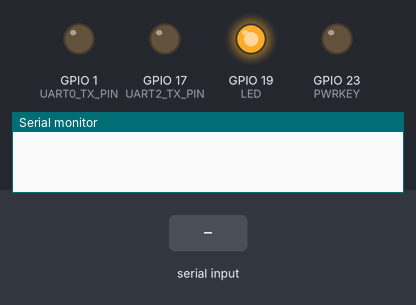
Bench run of a program on a simulated ESP32. Parts: output pins drawn as LEDs (lit = HIGH), the last lines printed to the serial monitor. The inputs (shaded band) are chosen by the test bench.

Above: at 0.1 s.
At 4.1 s:
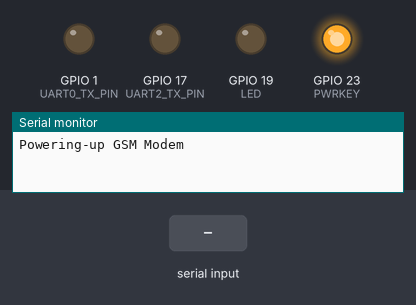
At 5.2 s:
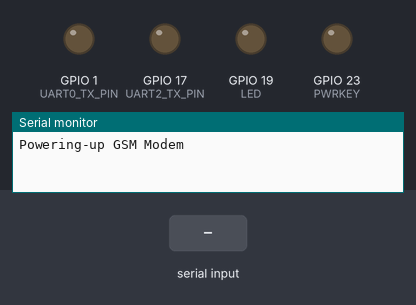
5.3 s: "1" received over the second serial link
Timing chart, 0 to 8.3 s (numbered marks = the images above; inputs shaded):
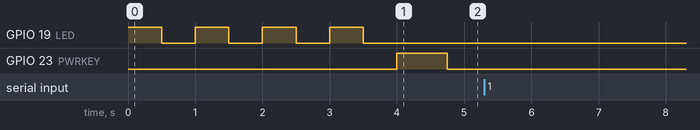

The program:

main.cpp
```cpp
#include <Arduino.h>

#define SerialMon Serial
#define SerialAT Serial2

#define LED           (19)
#define PWRKEY        (23)

#define UART0_TX_PIN  (GPIO_NUM_1)
#define UART0_RX_PIN  (GPIO_NUM_3)
#define UART2_TX_PIN  (GPIO_NUM_17)
#define UART2_RX_PIN  (GPIO_NUM_16)

uint8_t ledState = 0;

void setup() {
  // Set console baud rate
  pinMode(UART0_TX_PIN, OUTPUT);
  pinMode(UART2_TX_PIN, OUTPUT);

  SerialMon.begin(115200, SERIAL_8N1, UART0_RX_PIN, UART0_TX_PIN);
  SerialAT.begin(115200, SERIAL_8N1, UART2_RX_PIN, UART2_TX_PIN);

  pinMode(LED, OUTPUT);
  pinMode(PWRKEY, OUTPUT);

  for (int i = 0; i <4; i++)
  {
    ledState = !ledState;
    digitalWrite(LED, ledState);
    ledState = !ledState;
    delay(500);
    digitalWrite(LED, ledState);
    delay(500);
  }

}

void loop() {

  SerialMon.println("Powering-up GSM Modem");
  digitalWrite(PWRKEY, 1);
  delay(750);
  digitalWrite(PWRKEY, 0);
  delay(5000);

  // Access AT commands from Serial Monitor
  SerialMon.println(F("***********************************************************"));
  SerialMon.println(F(" You can now send AT commands"));
  SerialMon.println(F(" Enter \"AT\" (without quotes), and you should see \"OK\""));
  SerialMon.println(F(" If it doesn't work, select \"Both NL & CR\" in Serial Monitor"));
  SerialMon.println(F("***********************************************************"));

  while(true) {
    if (SerialAT.available()) { // available if some data from Module received
      SerialMon.write(SerialAT.read());
      ledState = !ledState;
    }
    if (SerialMon.available()) { // available when some data from serial monitor were sent
      SerialAT.write(SerialMon.read());
      ledState = !ledState;
    }
    delay(0);
  }
}
```
